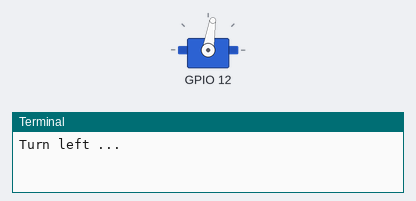
Recording of a program running on a simulated Raspberry Pi (BCM pin numbers). On the bench: servo, the last lines printed to the terminal. Servo angles are drawn from the pulse width (0.5 ms = 0°, 2.5 ms = 180°).

Above: at 0.05 s.
At 1.0 s:
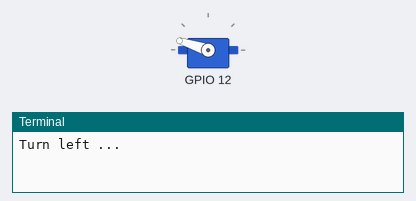
At 2.0 s:
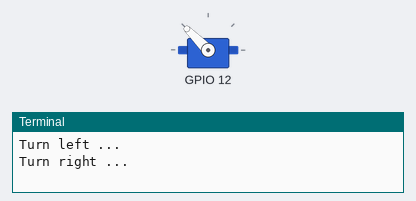
At 4.0 s:
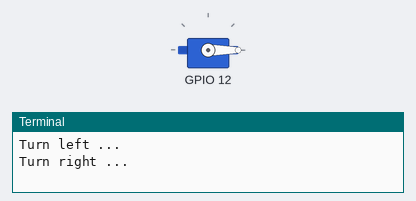
Timing chart, 0 to 6.5 s (numbered marks = the images above):
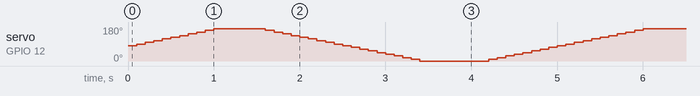

The program:

sg90test.py
```python
#!/usr/bin/python
# -*- coding: utf-8 -*-

import time
import sys
import raspi_sg90

# GPIO 12番を使用 (PWM 0)
s = raspi_sg90.sg90( 12, 0 )

while True:
  print "Turn left ..."
  s.setdirection( 100, 10 )
  time.sleep(0.5)
  print "Turn right ..."
  s.setdirection( -100, -10 )
  time.sleep(0.5)
```

raspi_sg90.py
```python
#!/usr/bin/python
# -*- coding: utf-8 -*-

import RPi.GPIO as GPIO
import time
import sys
import atexit

class sg90:
  '''
  Servo Motor SG90をRaspberry piから簡単に使えるようにするためのクラス。
  要RPiパッケージ。

  Class for easy-to-use Servo Motor SG90 with Raspberry pi.
  '''
  def __init__( self, pin, direction ):
    '''
    初期化する。
    pin : GPIOのピン番号。PWMが使えること。
    direction : 初期の向き。 -100(一番左) から 100(一番右)までの場所を整数値で指定する。

    Initialize class.
    pin       : GPIO pin number. The pin must be able to use PWM.
    direction : Initial servo direction. Integer between -100 to 100.
    '''
    GPIO.setmode( GPIO.BCM )
    GPIO.setup( pin, GPIO.OUT )
    self.pin = int( pin )
    self.direction = int( direction )
    self.servo = GPIO.PWM( self.pin, 50 )
    self.servo.start(0.0)
    atexit.register( self.cleanup )

  def cleanup( self ):
    '''
    最後は正面に戻して終了する

    Cleanup class.
    '''
    self.servo.ChangeDutyCycle(self._henkan(0))
    time.sleep(0.3)
    self.servo.stop()
    GPIO.cleanup()

  def currentdirection( self ):
    '''
    現在のSG90の向きを返す。

    Return current servo direction.
    '''
    return self.direction

  def _henkan( self, value ):
    '''
    ChangeDutyCycleに渡すための値を計算する。
    -100から100のfloat値を入力して、2から12の値を返す。
    ChangeDutyCycleに渡す値は 0.0 <= dc <= 100.0
    ……のはずだが、なぜか2から12の間で動作している。
    '''
    return 0.05 * value + 7.0

  def setdirection( self, direction, speed ):
    '''
    SG90の向きを変える。
    direction : -100 - 100 の整数値
    speed     : 変化量

    Set SG90 direction.
    direction : New SG90 direction. Integer between -100 to 100.
    speed     : Move speed. Integer 1 to 50.
    '''
    for d in range( self.direction, direction, int(speed) ):
      self.servo.ChangeDutyCycle( self._henkan( d ) )
      self.direction = d
      time.sleep(0.1)
    self.servo.ChangeDutyCycle( self._henkan( direction ) )
    self.direction = direction

if __name__ == "__main__":
    pass
```
